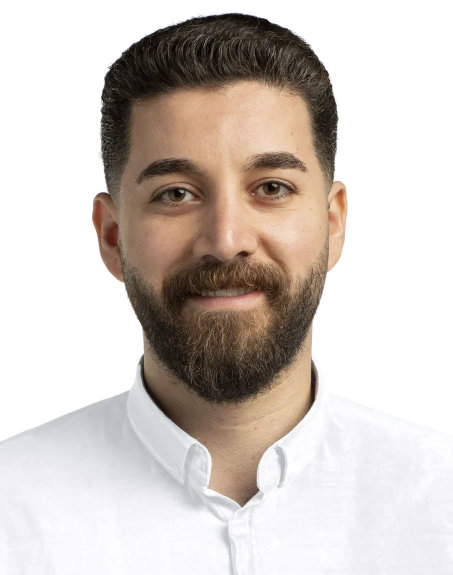
#> input picture src/assets/ferhat-demir.webp, 905 x 1150 px (shown at 1/2 size)
$ python post.py ../../../../src/assets/ferhat-demir.webp ../../../../src/assets/ferhat-demir.webp 5 5 1.0
#> lines starting #> are read from the running program, lines starting #| are printed output that depends on the picture
"""Downsample the supersampled render (LANCZOS) and add a very fine, luminance-weighted film grain
to break up gradient banding. Usage: post.py raw.png out.png W H"""
import sys
import numpy as np
from PIL import Image

src, dst, W, H = sys.argv[1], sys.argv[2], int(sys.argv[3]), int(sys.argv[4])
GRAIN = float(sys.argv[5]) if len(sys.argv) > 5 else 1.0  # 0 = no grain (dither only)
im = Image.open(src).convert('RGB')
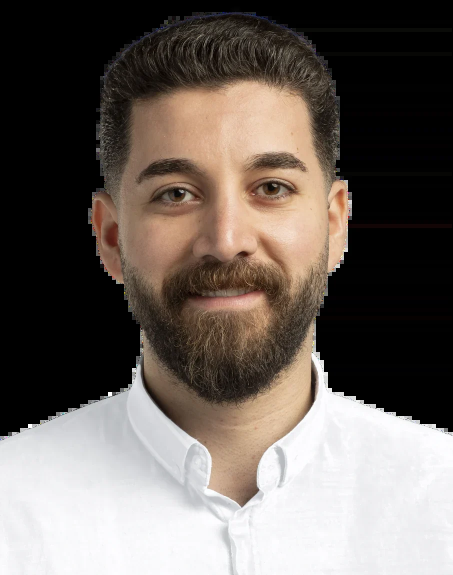
#> im: PIL image 905x1150 RGB (shown at 1/2 size); mean R, G, B 108.1, 99.5, 93.5
if im.size != (W, H):
    im = im.resize((W, H), Image.LANCZOS)
a = np.asarray(im).astype(np.float32) / 255.0
rng = np.random.default_rng(1234)
# monochrome grain, slightly softened, strongest in the dark/mid tones
g = rng.normal(0.0, 1.0, (H, W)).astype(np.float32)
g = (g + np.roll(g, 1, 0) * 0.35 + np.roll(g, 1, 1) * 0.35) / 1.25
lum = a @ np.array([0.2126, 0.7152, 0.0722], dtype=np.float32)
#> lum = [[0, 0.0969, 0.356, 0.145, 0], [0.0232, 0.349, 0.709, 0.513, 0.0157], [0, 0.176, 0.393, 0.318, 0], [0.329, 0.467, 0.427, 0.62, 0.388], [1, 0.988, 0.89, 1, 1]]
amp = (1.6 / 255.0) * (0.55 + 0.9 * np.clip(lum * 3.0, 0, 1) * (1.0 - lum))
#> amp = [[0.00345, 0.00493, 0.00709, 0.00555, 0.00345], [0.00384, 0.00713, 0.00509, 0.0062, 0.00371], [0.00345, 0.00591, 0.00688, 0.00712, 0.00345], [0.00719, 0.00646, 0.00669, 0.00559, 0.00691], [0.00345, 0.00352, 0.00407, 0.00345, 0.00345]]
a = a + (g * amp * GRAIN)[..., None]
a = np.clip(a * 255.0 + rng.uniform(-0.5, 0.5, a.shape), 0, 255).astype(np.uint8)
Image.fromarray(a).save(dst, optimize=True)
print('wrote', dst, W, H)
